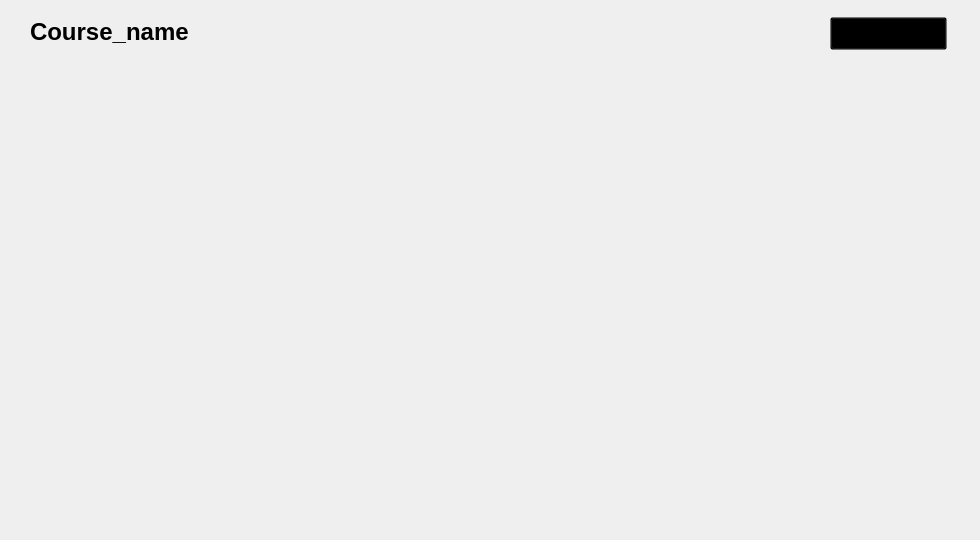
<?xml version="1.0" encoding="UTF-8"?>
<ui version="4.0">
 <class>MainWindow</class>
 <widget class="QMainWindow" name="MainWindow">
  <property name="geometry">
   <rect>
    <x>0</x>
    <y>0</y>
    <width>980</width>
    <height>540</height>
   </rect>
  </property>
  <property name="windowTitle">
   <string>MainWindow</string>
  </property>
  <widget class="QWidget" name="centralwidget">
   <widget class="QLabel" name="Main_img">
    <property name="geometry">
     <rect>
      <x>0</x>
      <y>0</y>
      <width>980</width>
      <height>540</height>
     </rect>
    </property>
    <property name="text">
     <string/>
    </property>
    <property name="pixmap">
     <pixmap>//clever/Local_file/PyTutorial_Courses_1.png</pixmap>
    </property>
   </widget>
   <widget class="QScrollArea" name="scrollArea">
    <property name="geometry">
     <rect>
      <x>0</x>
      <y>0</y>
      <width>980</width>
      <height>540</height>
     </rect>
    </property>
    <property name="styleSheet">
     <string notr="true">background-color: rgba(0, 0, 0, 0);</string>
    </property>
    <property name="widgetResizable">
     <bool>true</bool>
    </property>
    <widget class="QWidget" name="scrollAreaWidgetContents">
     <property name="geometry">
      <rect>
       <x>0</x>
       <y>0</y>
       <width>978</width>
       <height>538</height>
      </rect>
     </property>
    </widget>
   </widget>
   <widget class="QLabel" name="Up_img">
    <property name="geometry">
     <rect>
      <x>0</x>
      <y>0</y>
      <width>980</width>
      <height>89</height>
     </rect>
    </property>
    <property name="text">
     <string/>
    </property>
    <property name="pixmap">
     <pixmap>//clever/Local_file/PyTutorial_Courses_2.png</pixmap>
    </property>
   </widget>
   <widget class="QLabel" name="Name_txt">
    <property name="geometry">
     <rect>
      <x>30</x>
      <y>17</y>
      <width>600</width>
      <height>30</height>
     </rect>
    </property>
    <property name="font">
     <font>
      <family>Arial</family>
      <pointsize>18</pointsize>
      <weight>75</weight>
      <bold>true</bold>
     </font>
    </property>
    <property name="text">
     <string>Course_name</string>
    </property>
   </widget>
   <widget class="QPushButton" name="pushButton">
    <property name="geometry">
     <rect>
      <x>830</x>
      <y>17</y>
      <width>117</width>
      <height>33</height>
     </rect>
    </property>
    <property name="cursor">
     <cursorShape>PointingHandCursor</cursorShape>
    </property>
    <property name="styleSheet">
     <string notr="true">background-color: rgba(0, 0, 0, 0);</string>
    </property>
    <property name="text">
     <string/>
    </property>
   </widget>
  </widget>
 </widget>
 <resources/>
 <connections/>
</ui>
